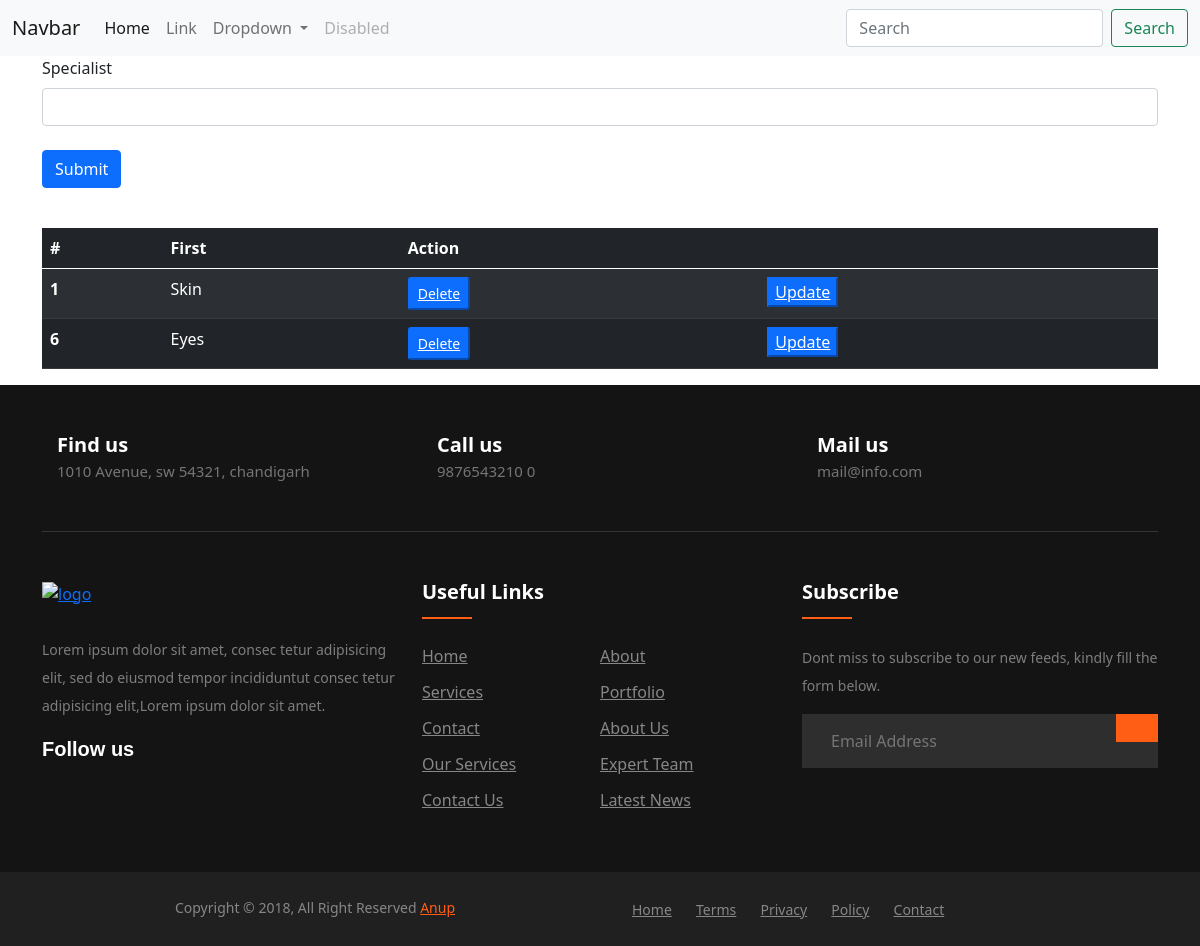
/Specialist/specinsert.php, run on the app's committed database.
### tables this page shows
CREATE TABLE `specialist` (
  `ID` int(32) NOT NULL,
  `Name` varchar(500) NOT NULL
);

### Specialist/specselect.php (the view)
<?php
include "../connection.php";
$sql = "select * from `specialist`";
$result = mysqli_query($link, $sql);
$num = mysqli_num_rows($result);?>
<table class="table table-dark table-striped">
    <thead>
        <tr>
            <th >#</th>
            <th >First</th>
            <th colspan="2">Action</th>
        </tr>
    </thead>
    <tbody>
        <?php
    while ($res = mysqli_fetch_array($result)) {
    ?>
        <tr>
            <th >
                <?php echo $res['ID'];?>
            </th>
            <td>
                <?php echo $res['Name'];?>
            </td>
            <td>
<button class="btn-primary btn-sm" name= "delete"> <a class="text-white" href="spedelete.php?ID=<?php
            echo $res['ID'];?>"> Delete</a> </button>
           </td>
            <td>
                <button class="btn-primary"> <a class="text-white" href="specupd.php?ID=<?php
            echo $res['ID'];?>"> Update</a> </button>
            </td>
        </tr>
        <?php
    }
?>
    </tbody>
</table>

### data on the page
specialist: ID "1", Name "Skin"
specialist: ID "6", Name "Eyes"
